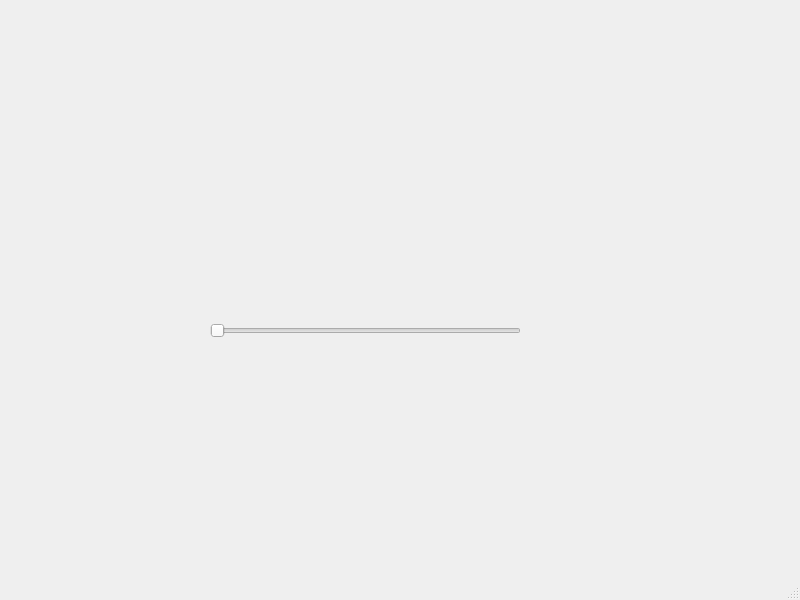
<?xml version="1.0" encoding="UTF-8"?>
<ui version="4.0">
 <class>MainWindow</class>
 <widget class="QMainWindow" name="MainWindow">
  <property name="geometry">
   <rect>
    <x>0</x>
    <y>0</y>
    <width>800</width>
    <height>600</height>
   </rect>
  </property>
  <property name="windowTitle">
   <string>MainWindow</string>
  </property>
  <widget class="QWidget" name="centralwidget">
   <widget class="QSlider" name="kordel">
    <property name="geometry">
     <rect>
      <x>210</x>
      <y>300</y>
      <width>311</width>
      <height>61</height>
     </rect>
    </property>
    <property name="orientation">
     <enum>Qt::Horizontal</enum>
    </property>
   </widget>
  </widget>
  <widget class="QMenuBar" name="menubar">
   <property name="geometry">
    <rect>
     <x>0</x>
     <y>0</y>
     <width>800</width>
     <height>25</height>
    </rect>
   </property>
  </widget>
  <widget class="QStatusBar" name="statusbar"/>
 </widget>
 <resources/>
 <connections/>
</ui>
